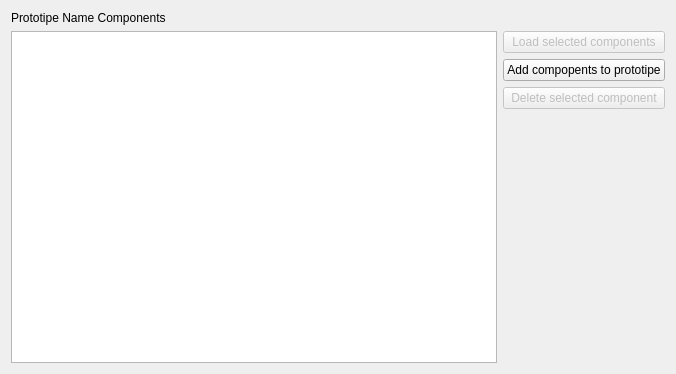
<?xml version="1.0" encoding="UTF-8"?>
<ui version="4.0">
 <class>PrototypeComponentsNavigatorWindow</class>
 <widget class="QDialog" name="PrototypeComponentsNavigatorWindow">
  <property name="geometry">
   <rect>
    <x>0</x>
    <y>0</y>
    <width>676</width>
    <height>374</height>
   </rect>
  </property>
  <property name="windowTitle">
   <string>Dialog</string>
  </property>
  <layout class="QVBoxLayout" name="verticalLayout_3">
   <item>
    <layout class="QVBoxLayout" name="verticalLayout_2">
     <item>
      <widget class="QLabel" name="prototypeNameComponents">
       <property name="sizePolicy">
        <sizepolicy hsizetype="Preferred" vsizetype="Preferred">
         <horstretch>0</horstretch>
         <verstretch>0</verstretch>
        </sizepolicy>
       </property>
       <property name="text">
        <string>Prototipe Name Components</string>
       </property>
      </widget>
     </item>
     <item>
      <layout class="QHBoxLayout" name="horizontalLayout_2">
       <item>
        <widget class="QListView" name="listView">
         <property name="sizePolicy">
          <sizepolicy hsizetype="Expanding" vsizetype="Expanding">
           <horstretch>0</horstretch>
           <verstretch>0</verstretch>
          </sizepolicy>
         </property>
         <property name="viewMode">
          <enum>QListView::IconMode</enum>
         </property>
        </widget>
       </item>
       <item>
        <layout class="QVBoxLayout" name="verticalLayout">
         <item>
          <widget class="QPushButton" name="pushButtonLoadSelectedComponents">
           <property name="enabled">
            <bool>false</bool>
           </property>
           <property name="text">
            <string>Load selected components</string>
           </property>
          </widget>
         </item>
         <item>
          <widget class="QPushButton" name="pushButtonAddComponentsToPrototipe">
           <property name="text">
            <string>Add compopents to prototipe</string>
           </property>
          </widget>
         </item>
         <item>
          <widget class="QPushButton" name="pushButtonDeleteSelectedComponent">
           <property name="enabled">
            <bool>false</bool>
           </property>
           <property name="text">
            <string>Delete selected component</string>
           </property>
          </widget>
         </item>
         <item>
          <spacer name="verticalSpacer">
           <property name="orientation">
            <enum>Qt::Vertical</enum>
           </property>
           <property name="sizeHint" stdset="0">
            <size>
             <width>20</width>
             <height>40</height>
            </size>
           </property>
          </spacer>
         </item>
        </layout>
       </item>
      </layout>
     </item>
    </layout>
   </item>
  </layout>
 </widget>
 <resources/>
 <connections/>
</ui>
